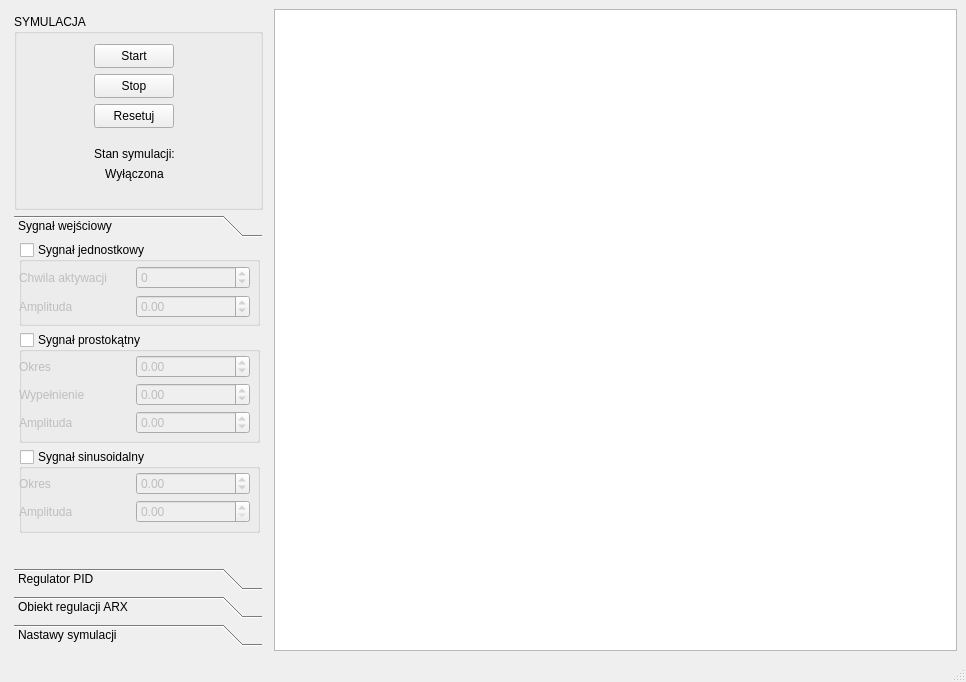
<?xml version="1.0" encoding="UTF-8"?>
<ui version="4.0">
 <class>MainWindow</class>
 <widget class="QMainWindow" name="MainWindow">
  <property name="geometry">
   <rect>
    <x>0</x>
    <y>0</y>
    <width>966</width>
    <height>682</height>
   </rect>
  </property>
  <property name="sizePolicy">
   <sizepolicy hsizetype="Preferred" vsizetype="Preferred">
    <horstretch>0</horstretch>
    <verstretch>0</verstretch>
   </sizepolicy>
  </property>
  <property name="minimumSize">
   <size>
    <width>800</width>
    <height>680</height>
   </size>
  </property>
  <property name="windowTitle">
   <string>MainWindow</string>
  </property>
  <widget class="QWidget" name="centralwidget">
   <layout class="QHBoxLayout" name="horizontalLayout" stretch="0,6">
    <item>
     <layout class="QVBoxLayout" name="verticalLayout" stretch="3,0">
      <property name="spacing">
       <number>5</number>
      </property>
      <property name="leftMargin">
       <number>5</number>
      </property>
      <property name="topMargin">
       <number>5</number>
      </property>
      <property name="rightMargin">
       <number>5</number>
      </property>
      <property name="bottomMargin">
       <number>5</number>
      </property>
      <item>
       <widget class="QGroupBox" name="groupBox_2">
        <property name="sizePolicy">
         <sizepolicy hsizetype="Preferred" vsizetype="Preferred">
          <horstretch>0</horstretch>
          <verstretch>0</verstretch>
         </sizepolicy>
        </property>
        <property name="minimumSize">
         <size>
          <width>249</width>
          <height>196</height>
         </size>
        </property>
        <property name="maximumSize">
         <size>
          <width>16777215</width>
          <height>196</height>
         </size>
        </property>
        <property name="title">
         <string>SYMULACJA</string>
        </property>
        <widget class="QPushButton" name="pushButton_3">
         <property name="geometry">
          <rect>
           <x>80</x>
           <y>30</y>
           <width>80</width>
           <height>24</height>
          </rect>
         </property>
         <property name="text">
          <string>Start</string>
         </property>
        </widget>
        <widget class="QPushButton" name="pushButton_4">
         <property name="geometry">
          <rect>
           <x>80</x>
           <y>90</y>
           <width>80</width>
           <height>24</height>
          </rect>
         </property>
         <property name="text">
          <string>Resetuj</string>
         </property>
        </widget>
        <widget class="QLabel" name="label_4">
         <property name="geometry">
          <rect>
           <x>60</x>
           <y>130</y>
           <width>121</width>
           <height>20</height>
          </rect>
         </property>
         <property name="contextMenuPolicy">
          <enum>Qt::ContextMenuPolicy::NoContextMenu</enum>
         </property>
         <property name="text">
          <string>Stan symulacji:</string>
         </property>
         <property name="alignment">
          <set>Qt::AlignmentFlag::AlignCenter</set>
         </property>
        </widget>
        <widget class="QLabel" name="label_5">
         <property name="geometry">
          <rect>
           <x>60</x>
           <y>150</y>
           <width>121</width>
           <height>20</height>
          </rect>
         </property>
         <property name="contextMenuPolicy">
          <enum>Qt::ContextMenuPolicy::NoContextMenu</enum>
         </property>
         <property name="text">
          <string>Wyłączona</string>
         </property>
         <property name="textFormat">
          <enum>Qt::TextFormat::PlainText</enum>
         </property>
         <property name="alignment">
          <set>Qt::AlignmentFlag::AlignCenter</set>
         </property>
        </widget>
        <widget class="QPushButton" name="pushButton_5">
         <property name="geometry">
          <rect>
           <x>80</x>
           <y>60</y>
           <width>80</width>
           <height>24</height>
          </rect>
         </property>
         <property name="text">
          <string>Stop</string>
         </property>
        </widget>
       </widget>
      </item>
      <item>
       <widget class="QToolBox" name="toolBox">
        <property name="sizePolicy">
         <sizepolicy hsizetype="Fixed" vsizetype="MinimumExpanding">
          <horstretch>0</horstretch>
          <verstretch>0</verstretch>
         </sizepolicy>
        </property>
        <property name="minimumSize">
         <size>
          <width>248</width>
          <height>0</height>
         </size>
        </property>
        <property name="currentIndex">
         <number>0</number>
        </property>
        <widget class="QWidget" name="page">
         <property name="geometry">
          <rect>
           <x>0</x>
           <y>0</y>
           <width>248</width>
           <height>290</height>
          </rect>
         </property>
         <attribute name="label">
          <string>Sygnał wejściowy</string>
         </attribute>
         <widget class="QWidget" name="horizontalLayoutWidget">
          <property name="geometry">
           <rect>
            <x>5</x>
            <y>-1</y>
            <width>241</width>
            <height>291</height>
           </rect>
          </property>
          <layout class="QHBoxLayout" name="horizontalLayout_11" stretch="0">
           <property name="sizeConstraint">
            <enum>QLayout::SizeConstraint::SetMinimumSize</enum>
           </property>
           <item>
            <layout class="QVBoxLayout" name="verticalLayout_2" stretch="3,4,3">
             <item>
              <widget class="QGroupBox" name="groupBox_3">
               <property name="title">
                <string>Sygnał jednostkowy</string>
               </property>
               <property name="flat">
                <bool>false</bool>
               </property>
               <property name="checkable">
                <bool>true</bool>
               </property>
               <property name="checked">
                <bool>false</bool>
               </property>
               <widget class="QWidget" name="verticalLayoutWidget">
                <property name="geometry">
                 <rect>
                  <x>0</x>
                  <y>20</y>
                  <width>231</width>
                  <height>62</height>
                 </rect>
                </property>
                <layout class="QVBoxLayout" name="verticalLayout_4">
                 <property name="spacing">
                  <number>2</number>
                 </property>
                 <item>
                  <layout class="QHBoxLayout" name="horizontalLayout_5">
                   <item>
                    <widget class="QLabel" name="label_6">
                     <property name="text">
                      <string>Chwila aktywacji</string>
                     </property>
                    </widget>
                   </item>
                   <item>
                    <widget class="QSpinBox" name="spinBox_4">
                     <property name="minimum">
                      <number>-100</number>
                     </property>
                     <property name="maximum">
                      <number>100</number>
                     </property>
                    </widget>
                   </item>
                  </layout>
                 </item>
                 <item>
                  <layout class="QHBoxLayout" name="horizontalLayout_6">
                   <item>
                    <widget class="QLabel" name="label_7">
                     <property name="text">
                      <string>Amplituda</string>
                     </property>
                    </widget>
                   </item>
                   <item>
                    <widget class="QDoubleSpinBox" name="doubleSpinBox">
                     <property name="decimals">
                      <number>2</number>
                     </property>
                     <property name="minimum">
                      <double>-100.000000000000000</double>
                     </property>
                     <property name="maximum">
                      <double>100.000000000000000</double>
                     </property>
                    </widget>
                   </item>
                  </layout>
                 </item>
                </layout>
               </widget>
              </widget>
             </item>
             <item>
              <widget class="QGroupBox" name="groupBox_5">
               <property name="title">
                <string>Sygnał prostokątny</string>
               </property>
               <property name="checkable">
                <bool>true</bool>
               </property>
               <property name="checked">
                <bool>false</bool>
               </property>
               <widget class="QWidget" name="verticalLayoutWidget_3">
                <property name="geometry">
                 <rect>
                  <x>0</x>
                  <y>20</y>
                  <width>231</width>
                  <height>87</height>
                 </rect>
                </property>
                <layout class="QVBoxLayout" name="verticalLayout_5">
                 <property name="spacing">
                  <number>2</number>
                 </property>
                 <item>
                  <layout class="QHBoxLayout" name="horizontalLayout_17">
                   <item>
                    <widget class="QLabel" name="label_19">
                     <property name="text">
                      <string>Okres</string>
                     </property>
                    </widget>
                   </item>
                   <item>
                    <widget class="QDoubleSpinBox" name="doubleSpinBox_11">
                     <property name="minimum">
                      <double>-100.000000000000000</double>
                     </property>
                     <property name="maximum">
                      <double>100.000000000000000</double>
                     </property>
                    </widget>
                   </item>
                  </layout>
                 </item>
                 <item>
                  <layout class="QHBoxLayout" name="horizontalLayout_7">
                   <item>
                    <widget class="QLabel" name="label_8">
                     <property name="text">
                      <string>Wypełnienie</string>
                     </property>
                    </widget>
                   </item>
                   <item>
                    <widget class="QDoubleSpinBox" name="doubleSpinBox_2">
                     <property name="minimum">
                      <double>-100.000000000000000</double>
                     </property>
                     <property name="maximum">
                      <double>100.000000000000000</double>
                     </property>
                    </widget>
                   </item>
                  </layout>
                 </item>
                 <item>
                  <layout class="QHBoxLayout" name="horizontalLayout_8">
                   <item>
                    <widget class="QLabel" name="label_9">
                     <property name="text">
                      <string>Amplituda</string>
                     </property>
                    </widget>
                   </item>
                   <item>
                    <widget class="QDoubleSpinBox" name="doubleSpinBox_5">
                     <property name="minimum">
                      <double>-100.000000000000000</double>
                     </property>
                     <property name="maximum">
                      <double>100.000000000000000</double>
                     </property>
                    </widget>
                   </item>
                  </layout>
                 </item>
                </layout>
               </widget>
              </widget>
             </item>
             <item>
              <widget class="QGroupBox" name="groupBox_4">
               <property name="title">
                <string>Sygnał sinusoidalny</string>
               </property>
               <property name="checkable">
                <bool>true</bool>
               </property>
               <property name="checked">
                <bool>false</bool>
               </property>
               <widget class="QWidget" name="verticalLayoutWidget_4">
                <property name="geometry">
                 <rect>
                  <x>0</x>
                  <y>20</y>
                  <width>231</width>
                  <height>58</height>
                 </rect>
                </property>
                <layout class="QVBoxLayout" name="verticalLayout_6">
                 <property name="spacing">
                  <number>2</number>
                 </property>
                 <item>
                  <layout class="QHBoxLayout" name="horizontalLayout_10">
                   <item>
                    <widget class="QLabel" name="label_11">
                     <property name="text">
                      <string>Okres</string>
                     </property>
                    </widget>
                   </item>
                   <item>
                    <widget class="QDoubleSpinBox" name="doubleSpinBox_3">
                     <property name="minimum">
                      <double>-100.000000000000000</double>
                     </property>
                     <property name="maximum">
                      <double>100.000000000000000</double>
                     </property>
                    </widget>
                   </item>
                  </layout>
                 </item>
                 <item>
                  <layout class="QHBoxLayout" name="horizontalLayout_9">
                   <item>
                    <widget class="QLabel" name="label_10">
                     <property name="text">
                      <string>Amplituda</string>
                     </property>
                    </widget>
                   </item>
                   <item>
                    <widget class="QDoubleSpinBox" name="doubleSpinBox_4"/>
                   </item>
                  </layout>
                 </item>
                </layout>
               </widget>
              </widget>
             </item>
            </layout>
           </item>
          </layout>
         </widget>
        </widget>
        <widget class="QWidget" name="page_2">
         <property name="geometry">
          <rect>
           <x>0</x>
           <y>0</y>
           <width>248</width>
           <height>290</height>
          </rect>
         </property>
         <property name="sizePolicy">
          <sizepolicy hsizetype="Preferred" vsizetype="Preferred">
           <horstretch>0</horstretch>
           <verstretch>0</verstretch>
          </sizepolicy>
         </property>
         <property name="minimumSize">
          <size>
           <width>0</width>
           <height>207</height>
          </size>
         </property>
         <attribute name="label">
          <string>Regulator PID</string>
         </attribute>
         <widget class="QGroupBox" name="groupBox">
          <property name="geometry">
           <rect>
            <x>10</x>
            <y>0</y>
            <width>231</width>
            <height>211</height>
           </rect>
          </property>
          <property name="sizePolicy">
           <sizepolicy hsizetype="Fixed" vsizetype="Fixed">
            <horstretch>0</horstretch>
            <verstretch>0</verstretch>
           </sizepolicy>
          </property>
          <property name="minimumSize">
           <size>
            <width>0</width>
            <height>0</height>
           </size>
          </property>
          <property name="title">
           <string>Nastawy</string>
          </property>
          <layout class="QVBoxLayout" name="verticalLayout_3">
           <item>
            <layout class="QHBoxLayout" name="horizontalLayout_2">
             <item>
              <widget class="QLabel" name="label_3">
               <property name="frameShadow">
                <enum>QFrame::Shadow::Raised</enum>
               </property>
               <property name="text">
                <string>Róźniczkująca</string>
               </property>
               <property name="wordWrap">
                <bool>true</bool>
               </property>
              </widget>
             </item>
             <item>
              <widget class="QSpinBox" name="spinBox">
               <property name="maximum">
                <number>100</number>
               </property>
              </widget>
             </item>
            </layout>
           </item>
           <item>
            <layout class="QHBoxLayout" name="horizontalLayout_3">
             <item>
              <widget class="QLabel" name="label_2">
               <property name="text">
                <string>Całkująca</string>
               </property>
              </widget>
             </item>
             <item>
              <widget class="QSpinBox" name="spinBox_2">
               <property name="maximum">
                <number>100</number>
               </property>
              </widget>
             </item>
            </layout>
           </item>
           <item>
            <widget class="QPushButton" name="pushButton">
             <property name="text">
              <string>Zresetuj pamięć</string>
             </property>
            </widget>
           </item>
           <item>
            <layout class="QHBoxLayout" name="horizontalLayout_4">
             <item>
              <widget class="QLabel" name="label">
               <property name="text">
                <string>Proporcjonalna</string>
               </property>
              </widget>
             </item>
             <item>
              <widget class="QSpinBox" name="spinBox_3">
               <property name="maximum">
                <number>100</number>
               </property>
              </widget>
             </item>
            </layout>
           </item>
           <item>
            <widget class="QPushButton" name="pushButton_2">
             <property name="text">
              <string>Zresetuj pamięć</string>
             </property>
            </widget>
           </item>
          </layout>
         </widget>
        </widget>
        <widget class="QWidget" name="page_4">
         <property name="geometry">
          <rect>
           <x>0</x>
           <y>0</y>
           <width>248</width>
           <height>290</height>
          </rect>
         </property>
         <attribute name="label">
          <string>Obiekt regulacji ARX</string>
         </attribute>
         <widget class="QWidget" name="verticalLayoutWidget_2">
          <property name="geometry">
           <rect>
            <x>0</x>
            <y>0</y>
            <width>241</width>
            <height>251</height>
           </rect>
          </property>
          <layout class="QVBoxLayout" name="verticalLayout_7" stretch="0,1,0,1,0,0">
           <item>
            <widget class="QLabel" name="label_12">
             <property name="text">
              <string>Współczynniki a_n</string>
             </property>
            </widget>
           </item>
           <item>
            <widget class="QPlainTextEdit" name="plainTextEdit"/>
           </item>
           <item>
            <widget class="QLabel" name="label_13">
             <property name="text">
              <string>Współczynniki b_n</string>
             </property>
            </widget>
           </item>
           <item>
            <widget class="QTextEdit" name="textEdit"/>
           </item>
           <item>
            <widget class="QCheckBox" name="checkBox">
             <property name="text">
              <string>Opóźnienie k</string>
             </property>
            </widget>
           </item>
           <item>
            <widget class="QSpinBox" name="spinBox_5"/>
           </item>
          </layout>
         </widget>
        </widget>
        <widget class="QWidget" name="page_3">
         <property name="geometry">
          <rect>
           <x>0</x>
           <y>0</y>
           <width>248</width>
           <height>290</height>
          </rect>
         </property>
         <attribute name="label">
          <string>Nastawy symulacji</string>
         </attribute>
         <widget class="QWidget" name="verticalLayoutWidget_5">
          <property name="geometry">
           <rect>
            <x>0</x>
            <y>0</y>
            <width>241</width>
            <height>101</height>
           </rect>
          </property>
          <layout class="QVBoxLayout" name="verticalLayout_9">
           <item>
            <layout class="QHBoxLayout" name="horizontalLayout_12" stretch="2,3">
             <item>
              <widget class="QLabel" name="label_14">
               <property name="text">
                <string>Interwał czasowy</string>
               </property>
              </widget>
             </item>
             <item>
              <widget class="QDoubleSpinBox" name="doubleSpinBox_8"/>
             </item>
            </layout>
           </item>
           <item>
            <layout class="QHBoxLayout" name="horizontalLayout_13" stretch="2,3">
             <item>
              <widget class="QLabel" name="label_15">
               <property name="text">
                <string>Ilość kroków</string>
               </property>
              </widget>
             </item>
             <item>
              <widget class="QSpinBox" name="spinBox_6"/>
             </item>
            </layout>
           </item>
          </layout>
         </widget>
        </widget>
       </widget>
      </item>
     </layout>
    </item>
    <item>
     <widget class="QGraphicsView" name="graphicsView"/>
    </item>
   </layout>
  </widget>
  <widget class="QMenuBar" name="menubar">
   <property name="geometry">
    <rect>
     <x>0</x>
     <y>0</y>
     <width>966</width>
     <height>21</height>
    </rect>
   </property>
  </widget>
  <widget class="QStatusBar" name="statusbar"/>
 </widget>
 <resources/>
 <connections/>
</ui>
